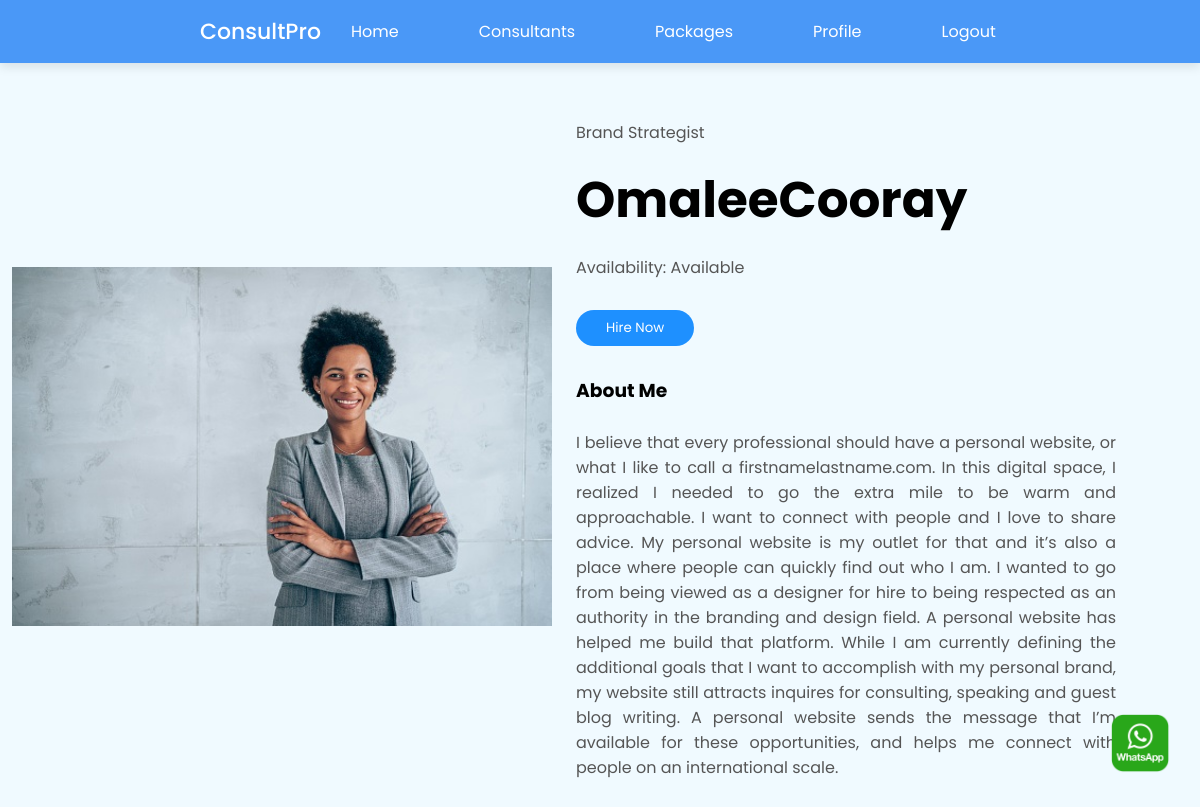
Screenshot of /client-side-web/consultantProfile.php?con_id=1 with the database file from the repository.
### tables this page shows
CREATE TABLE `consultants` (
  `consultant_id` int(11) NOT NULL,
  `consultantUsername` varchar(50) NOT NULL,
  `consultantFirstName` varchar(50) NOT NULL,
  `consultantLastName` varchar(50) NOT NULL,
  `consultantEmail` varchar(100) NOT NULL,
  `password` varchar(50) NOT NULL,
  `consultantMobileNo` varchar(10) NOT NULL,
  `image` text NOT NULL,
  `title` varchar(50) NOT NULL,
  `description` longtext NOT NULL,
  `availability` varchar(100) NOT NULL,
  `ratings` float NOT NULL,
  `createdDate` timestamp NOT NULL DEFAULT current_timestamp() ON UPDATE current_timestamp(),
  `isDeleted` int(1) NOT NULL
);

### client-side-web/consultantProfile.php (the view, shortened to what this page needs)
<?php require_once('../connection/dbconnection.php'); ?>
<!DOCTYPE html>
<html lang="en">
<head>
  <link rel="stylesheet" href="./css/header.css">
  <link rel="stylesheet" href="./css/consultantProfile.css">
  <link rel="stylesheet" href="https://unicons.iconscout.com/release/v4.0.0/css/line.css" />
  <link rel="stylesheet" href="https://cdnjs.cloudflare.com/ajax/libs/font-awesome/4.7.0/css/font-awesome.min.css">
</head>
<body>
  <?php require_once('../client-side-web/components/header.php'); ?>
  <?php
  $query = "SELECT * FROM
            consultants
            WHERE consultant_id = '{$_GET['con_id']}'
            LIMIT 1";
  $result = mysqli_query($connection, $query);
  if ($result) { ?>
    <?php while ($record = mysqli_fetch_array($result)) {
      $con_id = $record['consultant_id'];
    ?>
      <div class="consultantProfileCard">
        <div class="small-container single-product">
          <div class="row">
            <div class="col-2">
              <img src="../assets/uploads/profile_pics/<?php echo $record['image']; ?>" alt="<?php echo $record['image']; ?>" width="100%" id="ProductImg" />
            </div>
            <div class="col-2">
              <p class="para">
                <?php echo $record['title'] ?>
              </p>
              <h1><?php echo $record['consultantUsername'] ?></h1>
              <p class="para">Availability: <?php echo $record['availability'] ?></p>
              <a class="txt" href="./components/hire.php?con_id=<?php echo $con_id ?>">
                <button class="btn" type="submit" name="buy">Hire Now</button>
              </a>
              <h3>About Me</h3>
              <br />
              <p align="justify" class="para"><?php echo $record['description'] ?></p>
              <div class="whatsapp_float">
                <a href="https://wa.me/<?php echo $record['consultantMobileNo'] ?>" target="_blank"><img src="../assets/images/client-side/whatsapp.png" width="60px" width="60px" class="whatsapp_float_btn" /></a>
              </div>
            </div>
          </div>
        </div>
      </div>
  <?php   }
  }
  ?>
</body>
</html>

### client-side-web/css/header.css (style rules this page uses)
* { margin: 0; padding: 0; box-sizing: border-box; font-family: "Poppins", sans-serif; }
body { background: #f0faff; }
a { color: #fff; text-decoration: none; }

### client-side-web/css/consultantProfile.css (style rules this page uses)
* { margin: 0; padding: 0; box-sizing: border-box; }
body { font-family: "Poppins", sans-serif; }
.txt { text-decoration: none; color: #555; }
.para { color: #555; }
.row { display: flex; align-items: center; flex-wrap: wrap; justify-content: flex-start; }
.single-product .col-2 { margin-right: 1%; margin-left: 1%; flex-basis: 45%; }
.col-2 { flex-basis: 20%; min-width: 300px; }
.col-2 h1 { font-size: 50px; line-height: 60px; margin: 25px 0; }
.btn { display: inline-block; background: DodgerBlue; border: none; color: #ffffff; padding: 8px 30px; margin: 30px 0; border-radius: 30px; transition: background 0.5s; cursor: pointer; }
.single-product { margin-top: 50px; margin-bottom: 40px; }
.consultantProfileCard { margin-top: 120px; }

### client-side-web/consultantProfile.php (style rules this page uses)
.whatsapp_float { position: fixed; bottom: 40px; right: 30px; }

### rows the page displays
consultants: image (picture), title "Brand Strategist", consultantUsername "OmaleeCooray", availability "Available", description "I believe that every professional should have a personal website, or what I like to call a firstnamelastname.com. In this digital space, I realized I needed to go the extra mile to be warm and approachable. I want to connect with people and I love to share advice. My personal website is my outlet for that and it’s also a place where people can quickly find out who I am. I wanted to go from being viewed as a designer for hire to being respected as an authority in the branding and design field. A personal website has helped me build that platform. While I am currently defining the additional goals that I want to accomplish with my personal brand, my website still attracts inquires for…"
